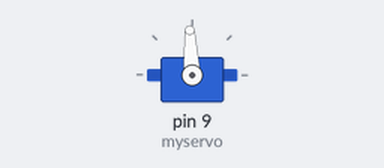
The sketch below on a simulated Arduino Uno, built with avr-gcc and run on an emulated ATmega328P. Parts: servo.

Above: at 10.05 s.
At 10.65 s:
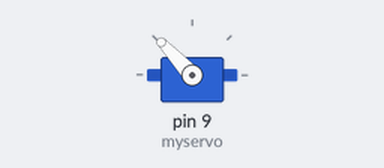
At 11.25 s:
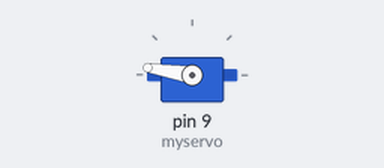
At 12.5 s:
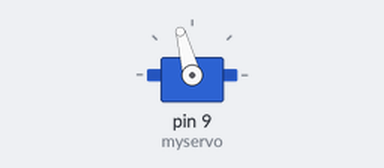
Timing chart, 0 to 16.3 s (numbered marks = the images above):
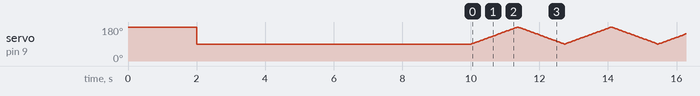

The sketch:

project.ino
```cpp
#include <Servo.h>

Servo myservo;
int pos = 90;

void setup() {
  myservo.attach(9);

  // set range
  myservo.write(180);
  delay(2000);
  myservo.write(90);
  delay(8000);
}

void loop() {
  for(pos = 90; pos < 180; pos += 1) {
    myservo.write(pos);
    delay(15);
  }
  for(pos = 180; pos >= 90; pos -= 1) {
    myservo.write(pos);
    delay(15);
  }
}
```
